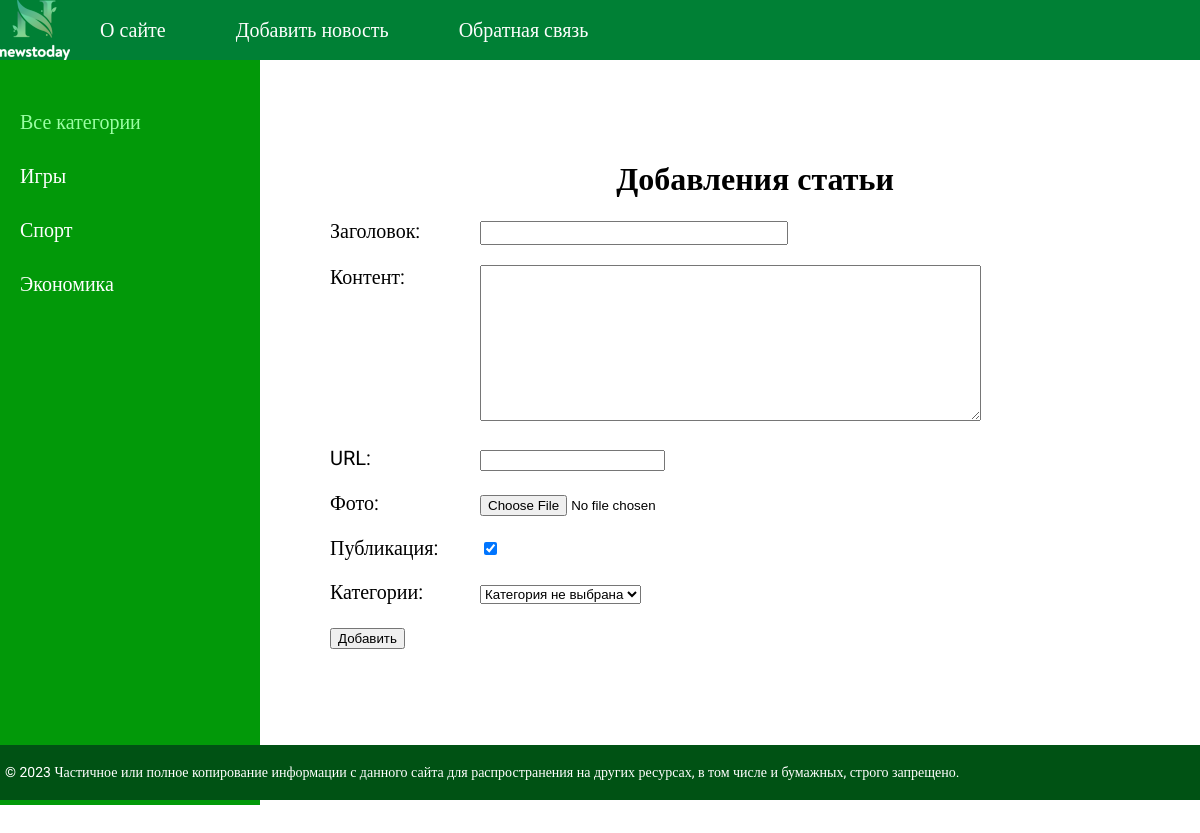
Screenshot of /addpage/ (signed in) with the database file from the repository.
### news/models.py (models this page shows)
class Category(models.Model):
    name = models.CharField(max_length=100, db_index=True)
    slug = models.SlugField(max_length=255, unique=True, db_index=True, verbose_name='URL')
    def __str__(self):
        return self.name
    def get_absolute_url(self):
        return reverse('category', kwargs={'cat_slug': self.slug})
    class Meta:
        verbose_name = 'Категорию'
        verbose_name_plural = 'Категории'
        ordering = ['id']

### news/views.py (the view)
# urls.py: path('addpage/', AddPage.as_view(), name='add_page'),
class AddPage(LoginRequiredMixin, DataMixin, CreateView):
    form_class= AddPostForm
    template_name = 'news/addpage.html'
    login_url = reverse_lazy('home')
    raise_exception = True
    def get_context_data(self, *, object_list=None, **kwargs):
        context = super().get_context_data(**kwargs)
        c_def = self.get_user_context(title='Добавления статьи')
        return dict(list(context.items()) + list(c_def.items()))

### news/forms.py (shortened to what this page needs)
class AddPostForm(forms.ModelForm):
    def __init__(self, *args, **kwargs):
        super().__init__(*args, **kwargs)
        self.fields['cat'].empty_label = 'Категория не выбрана'
    class Meta:
        model = News
        fields = '__all__'
        widgets = {
            'title': forms.TextInput(attrs={'class': 'form-input'}),
            'content': forms.Textarea(attrs={'cols': 60, 'rows':10}),
        }

### news/utils.py (called while the page is built)
        def get_user_context(self, **kwargs):
                context = kwargs
                cats = Category.objects.annotate(Count('news'))
                user_menu = menu.copy()
                if not self.request.user.is_authenticated:
                        user_menu.pop(1)
                context['menu'] = user_menu
                context['cats'] = cats
                if 'cat_selected' not in context:
                        context['cat_selected'] = 0
                return context

### news/templates/news/addpage.html (shortened to what this page needs)
{% extends 'news/base.html' %}
{% block content %}
<h1>{{ title }}</h1>
<form action="{% url 'add_page' %}" method="post" enctype="multipart/form-data">
    {% for f in form %}
    <p><label class="form-label" for="{{ f.id_for_label }}">{{ f.label }}: </label>{{ f }}</p>
    {% endfor %}
    <button type="subtim">Добавить</button>
</form>
{% endblock %}

### news/templates/news/base.html (shortened to what this page needs)
{% load static %}
{% load news_tags %}
<!DOCTYPE html>
<html>
<head>
	<link type="text/css" href="{% static 'news/css/style.css' %}" rel="stylesheet" />
</head>
<body>
<table class="table-page" border=0 cellpadding="0" cellspacing="0">
<tr><td valign=top>
{% block mainmenu %}
		<div class="header">
			<ul id="mainmenu" class="mainmenu">
			<li class="logo"><a href="{% url 'home' %}"><div class="logo"></div></a></li>
	{% for m in menu %}
			<li><a href="{% url m.url_name %}">{{m.title}}</a></li>
	{% endfor %}
			</ul>
		</div>
{% endblock mainmenu %}
<table class="table-content" border=0 cellpadding="0" cellspacing="0">
<tr>
	<td valign="top" class="left-chapters">
	<ul id="leftchapters">
{% if cat_selected == 0 %}
		<li class="selected">Все категории</li>
{% else %}
		<li><a href="{% url 'home' %}">Все категории</a></li>
{% endif %}
{% for c in cats %}
{% if c.news__count > 0%}
		{% if c.pk == cat_selected %}
			<li class="selected">{{c.name}}</li>
		{% else %}
			<li><a href="{{ c.get_absolute_url }}">{{c.name}}</a></li>
		{% endif %}
{% endif %}
{% endfor %}
	</ul>
</td>
<td valign="top" class="content">
<div class="content-text">
{% block content %}
{% endblock %}
	</div>
</td></tr></table>
</td></tr>
<tr><td valign=top>
	<div id="footer">
		<p>&copy; 2023 Частичное или полное копирование информации с данного сайта для распространения на других ресурсах, в том числе и бумажных, строго запрещено.</p>
	</div>
</td></tr></table>
</body>
</html>

### news/static/news/css/style.css (style rules this page uses)
html, body { margin: 0; padding: 0; height: 100%; width: 100%; font-family: 'Roboto'; }
a { color: #007a2f; text-decoration: none; }
.table-page { width: 100%; height: 100%; vertical-align: top; }
.table-page tr { height: 100%; }
.header { background: #008035; height: 60px; }
.logo { background: url('../images/logo.png'); width: 70px; height: 60px; }
ul.mainmenu { list-style: none; margin: 0; padding: 0; height: 60px; color: #007009; font-size: 20px; overflow: hidden; }
ul.mainmenu li { float: left; margin: 18px 40px 0 30px; }
ul.mainmenu li.logo { margin: 0; }
ul.mainmenu li a { color: #fdfdfd; text-decoration: none; }
.table-content { width: 100%; min-height: 100%; height: 100%; }
.left-chapters { margin: 0; background: rgba(0, 153, 8, 0.993); min-height: 100%; }
.left-chapters ul { width: 230px; min-height: 100%; margin: 0; padding: 20px 10px 10px 20px; list-style: none; font-size: 20px; }
.left-chapters ul li { margin: 30px 0 0 0; color: rgb(255, 255, 255); }
.left-chapters ul li.selected { color: #9bffa4; }
.left-chapters ul li a { color: rgb(255, 255, 255); text-decoration: none; }
.content { padding: 40px 20px 20px 40px; width: 100%; box-sizing: border-box; }
.content-text { margin: 60px 0 0 30px; color: #000; font-size: 20px; font-family: 'Roboto'; }
.content-text h1 { text-align: center; font-size: 32px; }
#footer { box-sizing: border-box; background: #005214; padding: 5px; color: #ffffff; font-size: 14px; font-family: 'Roboto'; text-align: left; overflow: hidden; }
.form-input { width: 300px; font-size: 16px; }
.form-label { display: inline-block; min-width: 150px; vertical-align: top; }

### rows the page displays
Category: name "Игры"
Category: name "Спорт"
Category: name "Экономика"

### other values shown
{{ m.title }} "О сайте" "Добавить новость" "Обратная связь"
{{ title }} "Добавления статьи"
{{ f.label }} "Заголовок" "Контент" "URL" "Фото" "Публикация" "Категории"
